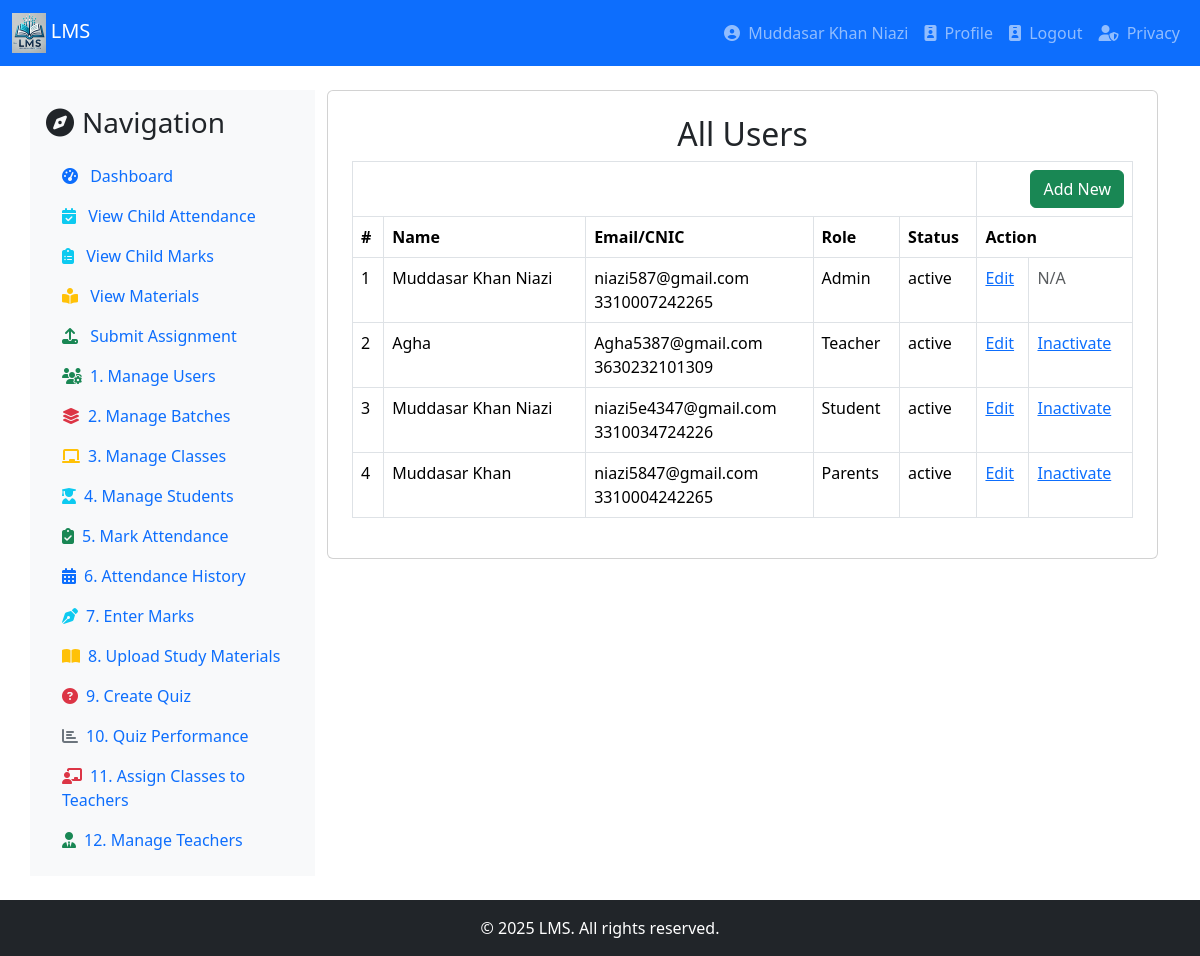
/users.php (signed in), run on the app's committed database.
### tables this page shows
CREATE TABLE `users` (
  `uid` int(11) NOT NULL,
  `uname` varchar(256) NOT NULL,
  `uemail` varchar(256) NOT NULL,
  `CNIC` varchar(13) DEFAULT NULL,
  `upassword` varchar(256) NOT NULL,
  `urole` enum('Admin','Teacher','Student','Parents') DEFAULT NULL,
  `creationdate` timestamp NOT NULL DEFAULT current_timestamp(),
  `status` enum('active','inactive','deleted') DEFAULT 'active'
);

### users.php (the view, shortened to what this page needs)
<?php
include 'db.php';
$sql = "SELECT * FROM users WHERE status != 'deleted'";
$result = $conn->query($sql);
include 'header.php';
include 'navigation.php';
?>
<div class="container mt-4">
    <div class="row">
        <div class="col-md-3 bg-light p-3">
            <?php include 'leftbar.php'; ?>
        </div>
        <div class="col-md-9">
            <div class="card p-4">
                <h2 class="text-center">All Users</h2>
                <table class="table table-bordered">
                    <thead>
                        <tr>
                            <th colspan="5">&nbsp;</th>
                            <th colspan="2" style="text-align:right"><a href="user.php" class="btn btn-success">Add New</a></th>
                        </tr>
                        <tr>
                            <th>#</th>
                            <th>Name</th>
                            <th>Email/CNIC</th>
                            <th>Role</th>
                            <th>Status</th>
                            <th colspan="2">Action</th>
                        </tr>
                    </thead>
                    <tbody>
                        <?php $sn = 0; while ($row = $result->fetch_assoc()): ?>
                            <tr>
                                <td><?= ++$sn ?></td>
                                <td><?= htmlspecialchars($row['uname']) ?></td>
                                <td><?= htmlspecialchars($row['uemail']) ?><br><?= htmlspecialchars($row['CNIC']) ?></td>
                                <td><?= htmlspecialchars($row['urole']) ?></td>
                                <td><?= htmlspecialchars($row['status']) ?></td>
                                <td><a href="user.php?id=<?= $row['uid'] ?>">Edit</a></td>
                                <td>
                                    <?php if ($row['uid'] != $_SESSION['userid']): ?>
                                        <a href="users.php?toggle_id=<?= $row['uid'] ?>"
                                           onclick="return confirm('Are you sure you want to <?= $row['status'] === 'inactive' ? 'activate' : 'inactivate' ?> this user?')">
                                            <?= $row['status'] === 'inactive' ? 'Activate' : 'Inactivate' ?>
                                        </a>
                                    <?php else: ?>
                                        <span class="text-muted">N/A</span>
                                    <?php endif; ?>
                                </td>
                            </tr>
                        <?php endwhile; ?>
                    </tbody>
                </table>
            </div>
        </div>
    </div>
</div>
<?php include 'footer.php'; ?>

### data on the page
users: uname "Muddasar Khan Niazi", uemail "niazi587@gmail.com", CNIC "3310007242265", urole "Admin", status "active", shows "N/A"
users: uname "Agha", uemail "Agha5387@gmail.com", CNIC "3630232101309", urole "Teacher", status "active", shows "Inactivate"
users: uname "Muddasar Khan Niazi", uemail "niazi5e4347@gmail.com", CNIC "3310034724226", urole "Student", status "active", shows "Inactivate"
users: uname "Muddasar Khan", uemail "niazi5847@gmail.com", CNIC "3310004242265", urole "Parents", status "active", shows "Inactivate"

### other printed values
$_SESSION['uname'] "Muddasar Khan Niazi"
